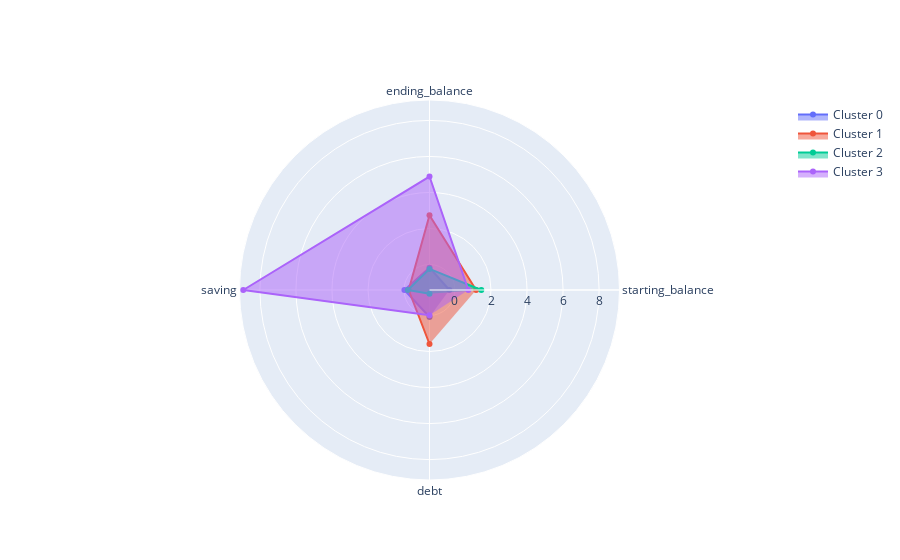

The notebook cell this image was saved under:
### Code cell
fig = go.Figure(data)
fig.update_layout(
    polar=dict(
        radialaxis=dict(visible=True),
    ),
    showlegend=True
)
fig.show()

### Figure 1 — Plotly figure (JSON) as saved in the notebook; plotly's stock layout.template omitted (floating-point values rounded to 4 significant figures)
{"data": [{"fill": "toself", "name": "Cluster 0", "r": [-0.3098, -0.174, -0.02078, 0.08833], "theta": ["starting_balance", "ending_balance", "saving", "debt"], "type": "scatterpolar"}, {"fill": "toself", "name": "Cluster 1", "r": [1.174, 2.734, -0.2573, 1.585], "theta": ["starting_balance", "ending_balance", "saving", "debt"], "type": "scatterpolar"}, {"fill": "toself", "name": "Cluster 2", "r": [1.461, -0.2442, -0.2094, -1.205], "theta": ["starting_balance", "ending_balance", "saving", "debt"], "type": "scatterpolar"}, {"fill": "toself", "name": "Cluster 3", "r": [0.7425, 4.883, 8.923, -0.01738], "theta": ["starting_balance", "ending_balance", "saving", "debt"], "type": "scatterpolar"}], "layout": {"polar": {"radialaxis": {"visible": true}}, "showlegend": true}}
